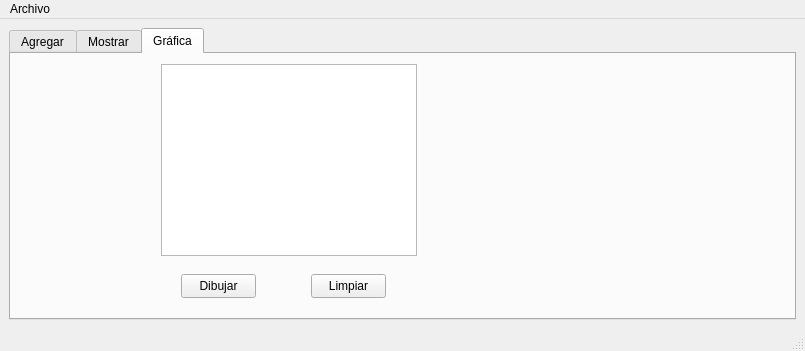
<?xml version="1.0" encoding="UTF-8"?>
<ui version="4.0">
 <class>MainWindow</class>
 <widget class="QMainWindow" name="MainWindow">
  <property name="geometry">
   <rect>
    <x>0</x>
    <y>0</y>
    <width>805</width>
    <height>351</height>
   </rect>
  </property>
  <property name="windowTitle">
   <string>MainWindow</string>
  </property>
  <widget class="QWidget" name="centralwidget">
   <layout class="QGridLayout" name="gridLayout_2">
    <item row="0" column="0">
     <widget class="QTabWidget" name="tabWidget">
      <property name="currentIndex">
       <number>2</number>
      </property>
      <widget class="QWidget" name="tab">
       <attribute name="title">
        <string>Agregar</string>
       </attribute>
       <layout class="QGridLayout" name="gridLayout">
        <item row="0" column="1" colspan="3">
         <widget class="QLabel" name="label">
          <property name="text">
           <string>NEURONAS</string>
          </property>
         </widget>
        </item>
        <item row="0" column="4" rowspan="8">
         <widget class="QPlainTextEdit" name="mallaMostrar"/>
        </item>
        <item row="1" column="0">
         <widget class="QLabel" name="label_2">
          <property name="text">
           <string>ID:</string>
          </property>
         </widget>
        </item>
        <item row="1" column="2" colspan="2">
         <widget class="QLineEdit" name="datoId"/>
        </item>
        <item row="2" column="0" colspan="2">
         <widget class="QLabel" name="label_3">
          <property name="text">
           <string>Voltaje:</string>
          </property>
         </widget>
        </item>
        <item row="2" column="2" colspan="2">
         <widget class="QLineEdit" name="datoVoltaje"/>
        </item>
        <item row="3" column="0">
         <widget class="QLabel" name="label_4">
          <property name="text">
           <string>Posición X:</string>
          </property>
         </widget>
        </item>
        <item row="3" column="2" colspan="2">
         <widget class="QLineEdit" name="datoPosicionX"/>
        </item>
        <item row="4" column="0">
         <widget class="QLabel" name="label_5">
          <property name="text">
           <string>Posición Y:</string>
          </property>
         </widget>
        </item>
        <item row="4" column="2" colspan="2">
         <widget class="QLineEdit" name="datoPosicionY"/>
        </item>
        <item row="5" column="0" colspan="2">
         <widget class="QLabel" name="label_6">
          <property name="text">
           <string>Red:</string>
          </property>
         </widget>
        </item>
        <item row="5" column="2" colspan="2">
         <widget class="QLineEdit" name="datoRed"/>
        </item>
        <item row="6" column="0">
         <widget class="QLabel" name="label_7">
          <property name="text">
           <string>Green:</string>
          </property>
         </widget>
        </item>
        <item row="6" column="2" colspan="2">
         <widget class="QLineEdit" name="datoGreen"/>
        </item>
        <item row="7" column="0" colspan="2">
         <widget class="QLabel" name="label_8">
          <property name="text">
           <string>Blue:</string>
          </property>
         </widget>
        </item>
        <item row="7" column="2" colspan="2">
         <widget class="QLineEdit" name="datoBlue"/>
        </item>
        <item row="8" column="4">
         <widget class="QPushButton" name="mostrarNeuronas">
          <property name="text">
           <string>Mostrar</string>
          </property>
         </widget>
        </item>
        <item row="8" column="0" colspan="2">
         <widget class="QPushButton" name="insertarInicio">
          <property name="text">
           <string>Insertar Inicio</string>
          </property>
         </widget>
        </item>
        <item row="8" column="2" colspan="2">
         <widget class="QPushButton" name="insertarFinal">
          <property name="text">
           <string>Insertar Final</string>
          </property>
         </widget>
        </item>
       </layout>
      </widget>
      <widget class="QWidget" name="tab_2">
       <property name="enabled">
        <bool>true</bool>
       </property>
       <attribute name="title">
        <string>Mostrar</string>
       </attribute>
       <widget class="QTableWidget" name="tableWidget">
        <property name="geometry">
         <rect>
          <x>220</x>
          <y>10</y>
          <width>521</width>
          <height>231</height>
         </rect>
        </property>
       </widget>
       <widget class="QPushButton" name="BotonMostrardelatabla">
        <property name="geometry">
         <rect>
          <x>20</x>
          <y>50</y>
          <width>171</width>
          <height>31</height>
         </rect>
        </property>
        <property name="text">
         <string>Mostrar de la tabla</string>
        </property>
       </widget>
       <widget class="QPushButton" name="BotonBuscardelatabla">
        <property name="geometry">
         <rect>
          <x>20</x>
          <y>140</y>
          <width>171</width>
          <height>31</height>
         </rect>
        </property>
        <property name="text">
         <string>Buscar por ID</string>
        </property>
       </widget>
       <widget class="QLineEdit" name="idBusqueda">
        <property name="geometry">
         <rect>
          <x>20</x>
          <y>190</y>
          <width>171</width>
          <height>31</height>
         </rect>
        </property>
        <property name="placeholderText">
         <string> ID</string>
        </property>
        <property name="clearButtonEnabled">
         <bool>false</bool>
        </property>
       </widget>
      </widget>
      <widget class="QWidget" name="tab_3">
       <attribute name="title">
        <string>Gráfica</string>
       </attribute>
       <widget class="QPushButton" name="dibujar">
        <property name="geometry">
         <rect>
          <x>170</x>
          <y>220</y>
          <width>75</width>
          <height>24</height>
         </rect>
        </property>
        <property name="text">
         <string>Dibujar</string>
        </property>
       </widget>
       <widget class="QPushButton" name="limpiar">
        <property name="geometry">
         <rect>
          <x>300</x>
          <y>220</y>
          <width>75</width>
          <height>24</height>
         </rect>
        </property>
        <property name="text">
         <string>Limpiar</string>
        </property>
       </widget>
       <widget class="QGraphicsView" name="graphicsView">
        <property name="geometry">
         <rect>
          <x>150</x>
          <y>10</y>
          <width>256</width>
          <height>192</height>
         </rect>
        </property>
       </widget>
      </widget>
     </widget>
    </item>
   </layout>
  </widget>
  <widget class="QMenuBar" name="menubar">
   <property name="geometry">
    <rect>
     <x>0</x>
     <y>0</y>
     <width>805</width>
     <height>22</height>
    </rect>
   </property>
   <widget class="QMenu" name="menuArchivo">
    <property name="title">
     <string>Archivo</string>
    </property>
    <addaction name="actionAbrir"/>
    <addaction name="actionGuardar"/>
   </widget>
   <addaction name="menuArchivo"/>
  </widget>
  <widget class="QStatusBar" name="statusbar"/>
  <action name="actionAbrir">
   <property name="text">
    <string>Abrir</string>
   </property>
   <property name="shortcut">
    <string>Ctrl+O</string>
   </property>
  </action>
  <action name="actionGuardar">
   <property name="text">
    <string>Guardar</string>
   </property>
   <property name="shortcut">
    <string>Ctrl+G</string>
   </property>
  </action>
 </widget>
 <resources/>
 <connections/>
</ui>
